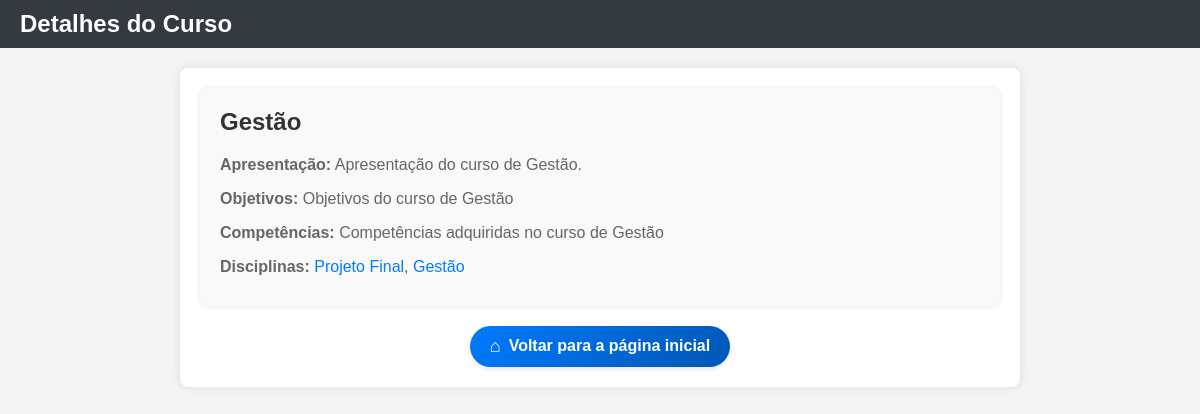
The app's page /cursoLEI/curso/Gestão/ with its own data.
### cursoLEI/models.py (models this page shows, shortened)
class Curso(models.Model):
    nome = models.CharField(max_length=100)
    apresentacao = models.TextField()
    objetivos = models.TextField()
    competencias = models.TextField()
    disciplinas = models.ManyToManyField('Disciplina')

class Disciplina(models.Model):
    nome = models.CharField(max_length=100)
    ano = models.IntegerField()
    semestre = models.IntegerField()
    ects = models.IntegerField()
    code = models.IntegerField()
    conteudos = models.CharField(max_length=500, default='Conteúdos Programáticos Padrão')
    area_cientifica = models.ForeignKey('Area_Cientifica', on_delete=models.CASCADE)

### cursoLEI/views.py (the view)
# urls.py: path('curso/<str:curso_nome>/', views.curso_view, name='curso'),
def curso_view(request, curso_nome):
    curso = Curso.objects.get(nome=curso_nome)
    disciplinas = curso.disciplinas.all()
    context = {'curso': curso, 'disciplinas': disciplinas}
    return render(request, 'cursoLEI/curso.html', context)

### cursoLEI/templates/cursoLEI/curso.html (shortened to what this page needs)
<!DOCTYPE html>
<html lang="pt">
<head>
</head>
<body>
    <div class="header">
        <h1>Detalhes do Curso</h1>
    </div>
    <div class="container">
        <div class="curso">
            <h2>{{ curso.nome }}</h2>
            <p><strong>Apresentação:</strong> {{ curso.apresentacao }}</p>
            <p><strong>Objetivos:</strong> {{ curso.objetivos }}</p>
            <p><strong>Competências:</strong> {{ curso.competencias }}</p>
            <p><strong>Disciplinas:</strong>
                {% for disciplina in curso.disciplinas.all %}
                    <a href="{% url 'cursoLEI:disciplina' curso.nome disciplina.nome %}" class="curso-a">{{ disciplina.nome }}</a>{% if not forloop.last %}, {% endif %}
                {% endfor %}
            </p>
        </div>
        <div class="voltar">
            <a href="{% url 'cursoLEI:lista' %}">
                <span>&#8962;</span> Voltar para a página inicial
            </a>
        </div>
    </div>
</body>
</html>

### cursoLEI/templates/cursoLEI/curso.html (style rules this page uses)
body { font-family: Arial, sans-serif; margin: 0; padding: 0; background-color: #f4f4f4; }
.header { background-color: #343a40; color: #fff; padding: 10px 20px; display: flex; justify-content: space-between; align-items: center; }
.header h1 { margin: 0; font-size: 24px; }
.container { max-width: 800px; margin: 20px auto; padding: 20px; background-color: #fff; border-radius: 8px; box-shadow: 0 0 10px rgba(0, 0, 0, 0.1); }
.curso { margin-bottom: 20px; padding: 20px; border-radius: 8px; background-color: #f9f9f9; box-shadow: 0 0 5px rgba(0, 0, 0, 0.1); }
.curso h2 { margin-top: 0; color: #333; }
.curso p { margin-bottom: 10px; color: #666; }
.curso-a { text-decoration: none; color: #007bff; }
.voltar { text-align: center; margin-top: 20px; display: flex; justify-content: center; gap: 10px; }
.voltar a { display: inline-flex; align-items: center; justify-content: center; padding: 10px 20px; background: linear-gradient(135deg, #007bff, #0056b3); color: #fff; border-radius: 25px; transition: background 0.3s ease; text-decoration: none; font-weight: bold; font-size: 16px; box-shadow: 0 2px 4px rgba(0, 0, 0, 0.1); }
.voltar a span { margin-right: 8px; font-size: 18px; }

### records on screen
Curso: nome "Gestão", apresentacao "Apresentação do curso de Gestão.", objetivos "Objetivos do curso de Gestão", competencias "Competências adquiridas no curso de Gestão"
Disciplina: nome "Projeto Final"
Disciplina: nome "Gestão"
